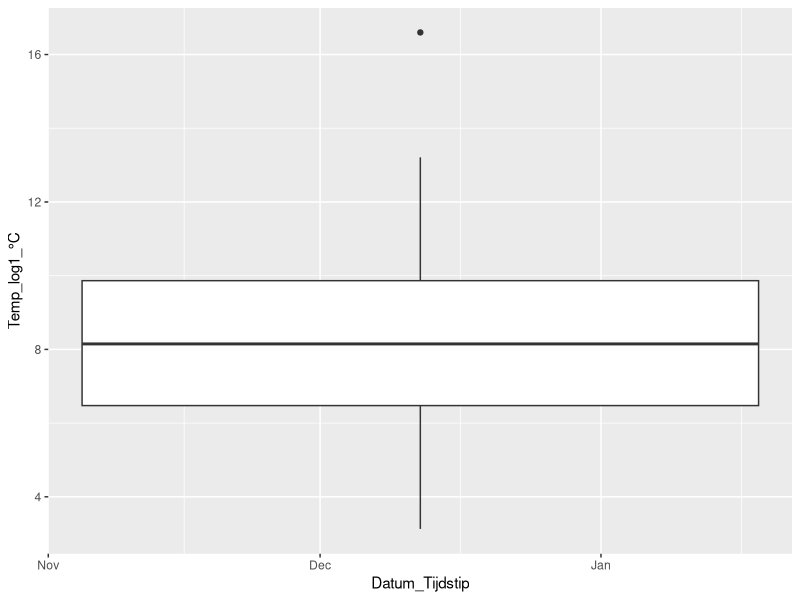
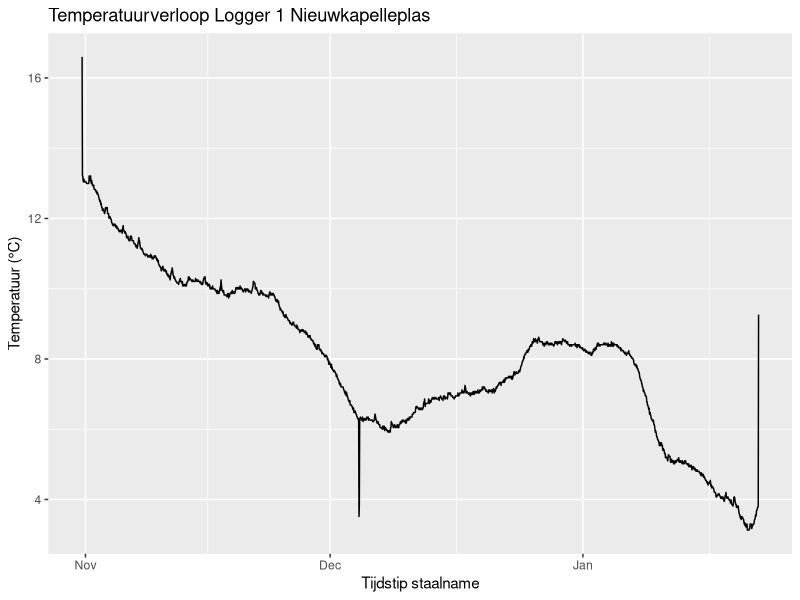

Reproduce these figures in R, in order.
## ---- chunk 1
library(readxl)
library(ggplot2)
## ---- chunk 2
data_log1 <- read_xlsx("./data/Hobo datalog export 1/NKP LOG 1 2024-01-22 13_57_49 CET (Data CET).xlsx")
summary(data_log1)
colnames(data_log1) <- c("#", "Datum_Tijdstip", "Temp_log1_°C", "Licht_log1_lux")
## ---- chunk 3
# check outliers
ggplot(data_log1,
       aes(x = Datum_Tijdstip, y = `Temp_log1_°C`)) +
  geom_boxplot()
# 1 meting van 

ggplot(data_log1,
       aes(x = Datum_Tijdstip, y = `Temp_log1_°C`)) +
  geom_line() +
  labs(title = "Temperatuurverloop Logger 1 Nieuwkapelleplas") +
  ylab("Temperatuur (°C)") +
  xlab("Tijdstip staalname")
